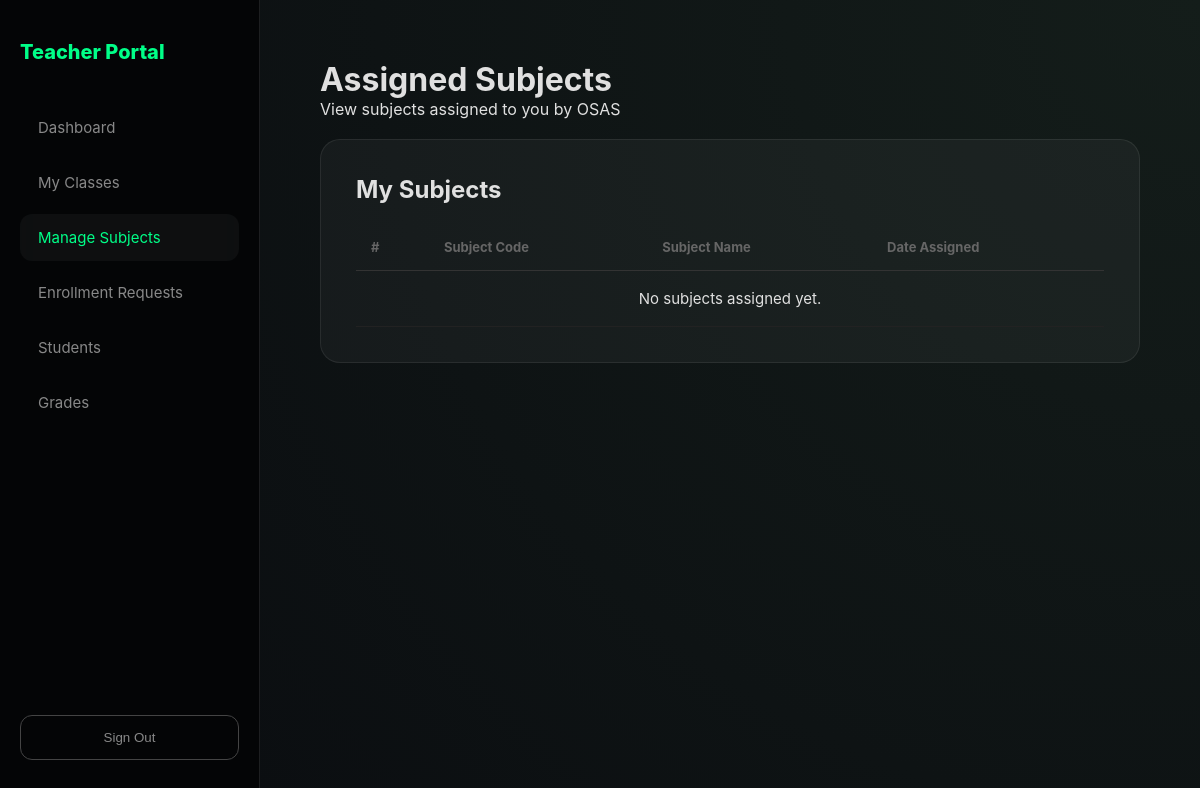
The page /tc/subjects.php (signed in) on the database as committed earlier.
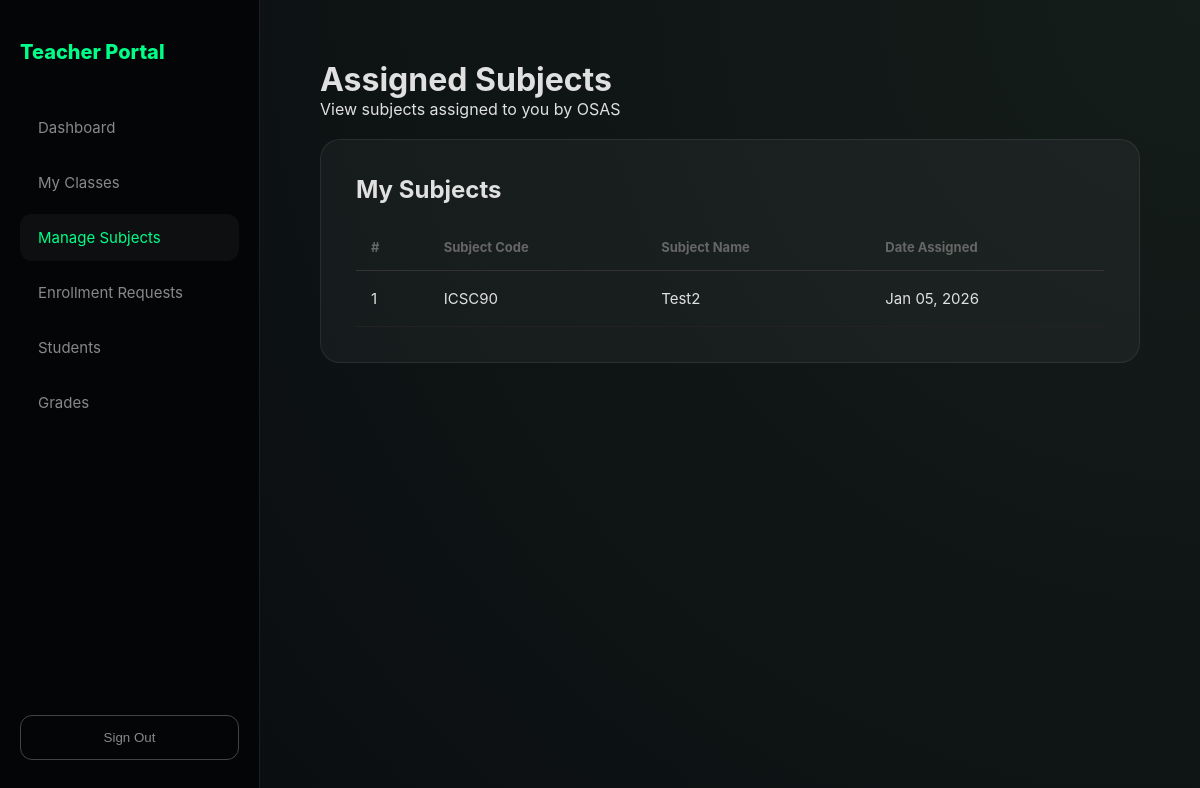
The same page on the database as committed later.
### tables this page shows
CREATE TABLE `subjects` (
  `subject_id` int(11) NOT NULL,
  `subject_code` varchar(20) NOT NULL,
  `subject_name` varchar(100) NOT NULL,
  `teacher_id` int(11) NOT NULL,
  `created_at` timestamp NOT NULL DEFAULT current_timestamp()
);

### tc/subjects.php (the view, shortened to what this page needs)
<?php
include $_SERVER['DOCUMENT_ROOT'].'/config/db.php';
$teacher_id = $_SESSION['user_id'];
$stmt = $conn->prepare("SELECT subject_id, subject_code, subject_name, created_at FROM subjects WHERE teacher_id = ? ORDER BY created_at DESC");
$stmt->bind_param("i", $teacher_id);
$stmt->execute();
$result = $stmt->get_result();
$subjects = [];
while ($row = $result->fetch_assoc()) {
    $subjects[] = $row;
}
?>
<!DOCTYPE html>
<html lang="en">
<head>
    <link rel="stylesheet" href="/css/style.css">
</head>
<body class="app-shell">
<aside class="sidebar">
    <div class="portal-brand">Teacher Portal</div>
    <div class="nav-group">
            <a class="nav-link" href="index.php">Dashboard</a>
            <a class="nav-link" href="my_class.php">My Classes</a>
            <a class="nav-link active" href="subjects.php">Manage Subjects</a>
            <a class="nav-link" href="enrollment_requests.php">Enrollment Requests</a>
            <a class="nav-link" href="students.php">Students</a>
            <a class="nav-link" href="grades.php">Grades</a>
        </div>
    <button class="sign-out-btn" onclick="window.location.href='/assets/logout.php'">Sign Out</button>
</aside>
<main class="main-view">
    <div class="container">
        <h1>Assigned Subjects</h1>
        <p class="subtext">View subjects assigned to you by OSAS</p>
        <div class="glass-card">
            <h2>My Subjects</h2>
            <table class="modern-table">
                <thead>
                    <tr>
                        <th>#</th>
                        <th>Subject Code</th>
                        <th>Subject Name</th>
                        <th>Date Assigned</th>
                    </tr>
                </thead>
                <tbody>
                    <?php if(!empty($subjects)): ?>
                        <?php foreach($subjects as $index => $subject): ?>
                        <tr>
                            <td><?= $index + 1 ?></td>
                            <td><?= htmlspecialchars($subject['subject_code']) ?></td>
                            <td><?= htmlspecialchars($subject['subject_name']) ?></td>
                            <td><?= htmlspecialchars(date("M d, Y", strtotime($subject['created_at']))) ?></td>
                        </tr>
                        <?php endforeach; ?>
                    <?php else: ?>
                        <tr>
                            <td colspan="4" style="text-align:center;">No subjects assigned yet.</td>
                        </tr>
                    <?php endif; ?>
                </tbody>
            </table>
        </div>
    </div>
</main>
</body>
</html>

Rows that differ between the two databases and show on the page:
added subjects: subject_code "ICSC90", subject_name "Test2", created_at "Jan 05, 2026"
Other text that changed with them:
text no longer shown: "No subjects assigned yet."
